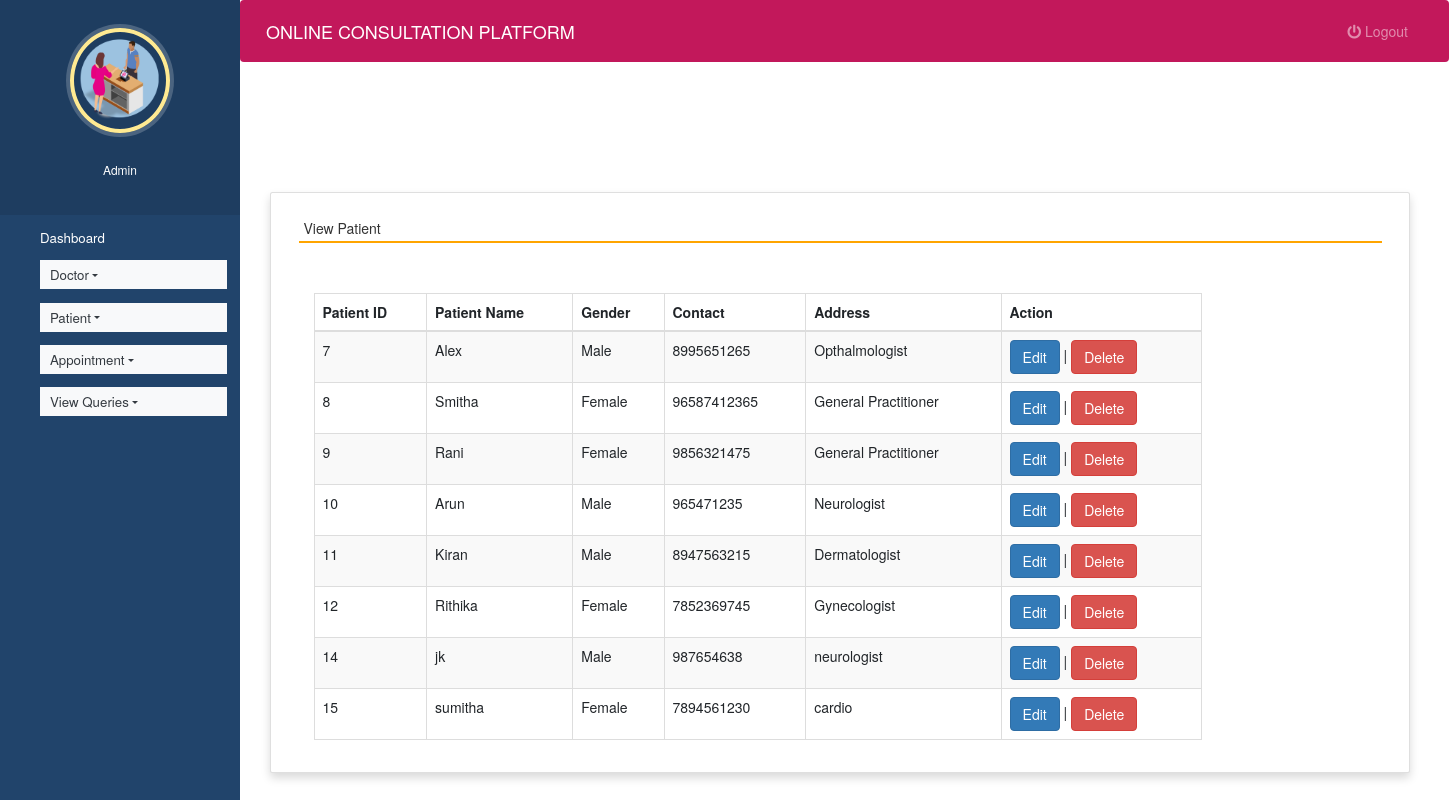
/view_patient (signed in), run on the app's committed database.
### hospitals/models.py (models this page shows, shortened)
class Patient(models.Model):
    name = models.CharField(max_length=50)
    gender = models.CharField(max_length=10)
    mobile = models.IntegerField()
    address = models.CharField(max_length=50)

### hospitals/views.py (the view)
# urls.py: path('view_patient', view_patient, name='view_patient'),
def view_patient(request):
    if not request.user.is_staff:
        return redirect('login')
    pat = Patient.objects.all()
    d = {'pat':pat}
    return render(request,'view_patient.html', d)

### hospitals/templates/view_patient.html (shortened to what this page needs)
{% extends 'admin_nav.html' %}
{% load static %}
{% block content %}
<head>
  <link rel="stylesheet" href="https://maxcdn.bootstrapcdn.com/bootstrap/3.4.1/css/bootstrap.min.css">
  <link rel="stylesheet" href="https://use.fontawesome.com/releases/v5.6.3/css/all.css">
</head>
<br><br><br><br>
<div class="container card shadow m-5">
    <div class="card-body">
        <h5 class="p-2" style="border-bottom: 2px solid orange">View Patient</h5>
		<div class="container mt-5">
		<table id="example" class="table table-striped table-bordered" style="width:80%">
			<thead>
				<tr>
					<th>Patient ID</th>
					<th>Patient Name</th>
                    <th>Gender</th>
					<th>Contact</th>
					<th>Address</th>
                    <th>Action</th>
				</tr>
			</thead>
			<tbody>
            {% for i in pat %}
			<tr>
				<td>{{i.id}}</td>
				<td>{{i.name}}</td>
				<td>{{i.gender}}</td>
				<td>{{i.mobile}}</td>
				<td>{{i.address}}</td>
				<td><a href="{% url 'edit_patient' i.id %}" class="btn btn-primary">Edit</a> |
					<a href="{% url 'delete_patient' i.id %}" onclick="return confirm('Are you ready to delete this record ?')" class="btn btn-danger">Delete</a></td>
			</tr>
			{% endfor %}
			</tbody>
		</table>
	 </div>
	</div>
</div>
{% endblock content %}

### hospitals/static/style.css (style rules this page uses)
body { padding-left: 240px; }

### hospitals/templates/admin_nav.html (style rules this page uses)
a:link { text-decoration: none; }
a { color: white; }
body { padding-left: 240px; }

### data on the page
Patient: id "7", name "Alex", gender "Male", mobile "8995651265", address "Opthalmologist"
Patient: id "8", name "Smitha", gender "Female", mobile "96587412365", address "General Practitioner"
Patient: id "9", name "Rani", gender "Female", mobile "9856321475", address "General Practitioner"
Patient: id "10", name "Arun", gender "Male", mobile "965471235", address "Neurologist"
Patient: id "11", name "Kiran", gender "Male", mobile "8947563215", address "Dermatologist"
Patient: id "12", name "Rithika", gender "Female", mobile "7852369745", address "Gynecologist"
Patient: id "14", name "jk", gender "Male", mobile "987654638", address "neurologist"
Patient: id "15", name "sumitha", gender "Female", mobile "7894561230", address "cardio"
